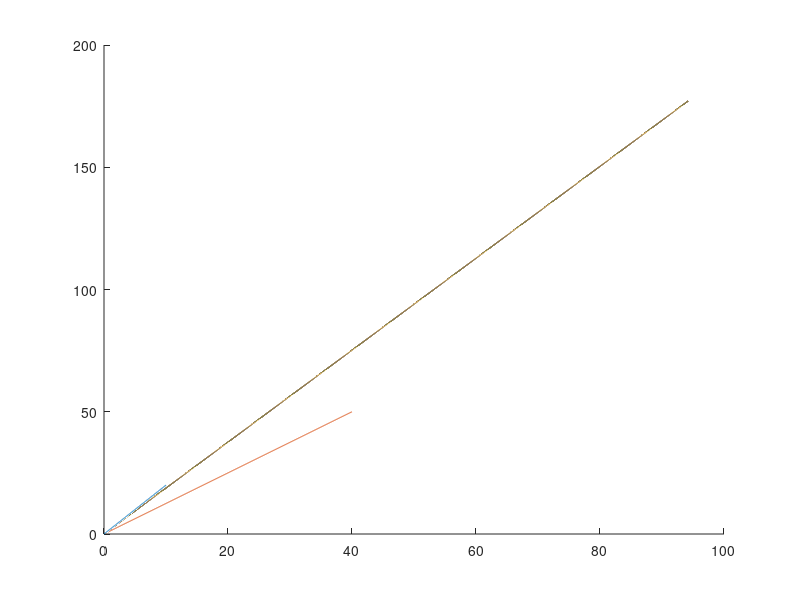

This chart was generated by the following MATLAB code:
clear all;
close all;
clc;
v1=[1 2 3];
v2=[4 5 6];
LS=linspace(0,10,1000);
L1 = LS.'*v1;
L2 = LS.'*v2;
figure(1);
hold on;
plot3(L1(:,1),L1(:,2),L1(:,3));
plot3(L2(:,1),L2(:,2),L2(:,3));

%转为单位向量
nv1 = v1/norm(v1);
nv2 = v2/norm(v2);
delta = 10;
if norm(nv1+nv2)==-3
    q = [0 0 0 0];
else
    u = cross(nv1,nv2);
    u = u/norm(u);

    theta = acos(sum(nv1.*nv2))/2;
    s_theta = theta/delta;
    q = [cos(s_theta) sin(s_theta)*u];
end

%由四元数构造旋转矩阵
R=[2*q(1).^2-1+2*q(2)^2  2*(q(2)*q(3)+q(1)*q(4)) 2*(q(2)*q(4)-q(1)*q(3));
    2*(q(2)*q(3)-q(1)*q(4)) 2*q(1)^2-1+2*q(3)^2 2*(q(3)*q(4)+q(1)*q(2));
    2*(q(2)*q(4)+q(1)*q(3)) 2*(q(3)*q(4)-q(1)*q(2)) 2*q(1)^2-1+2*q(4)^2];

for i=1:delta
    L3 = L1*R*norm(v2);
    plot3(L3(:,1),L3(:,2),L3(:,3));
    hold on;
end
hold on;






% s = nv1*R*norm(v2);